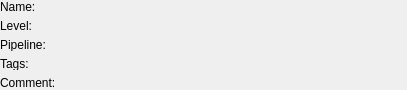
<?xml version="1.0" encoding="UTF-8"?>
<ui version="4.0">
 <class>asset_details</class>
 <widget class="QWidget" name="asset_details">
  <property name="geometry">
   <rect>
    <x>0</x>
    <y>0</y>
    <width>407</width>
    <height>90</height>
   </rect>
  </property>
  <property name="sizePolicy">
   <sizepolicy hsizetype="Preferred" vsizetype="Fixed">
    <horstretch>0</horstretch>
    <verstretch>0</verstretch>
   </sizepolicy>
  </property>
  <property name="minimumSize">
   <size>
    <width>0</width>
    <height>90</height>
   </size>
  </property>
  <property name="windowTitle">
   <string>Form</string>
  </property>
  <layout class="QFormLayout" name="formLayout">
   <property name="leftMargin">
    <number>0</number>
   </property>
   <property name="topMargin">
    <number>0</number>
   </property>
   <property name="rightMargin">
    <number>0</number>
   </property>
   <property name="bottomMargin">
    <number>0</number>
   </property>
   <item row="0" column="0">
    <widget class="QLabel" name="name_d_label">
     <property name="text">
      <string>Name:</string>
     </property>
    </widget>
   </item>
   <item row="0" column="1">
    <widget class="QLabel" name="name_label">
     <property name="text">
      <string/>
     </property>
    </widget>
   </item>
   <item row="1" column="0">
    <widget class="QLabel" name="level_d_label">
     <property name="text">
      <string>Level:</string>
     </property>
    </widget>
   </item>
   <item row="1" column="1">
    <widget class="QLabel" name="level_label">
     <property name="text">
      <string/>
     </property>
    </widget>
   </item>
   <item row="2" column="0">
    <widget class="QLabel" name="pipeline_d_label">
     <property name="text">
      <string>Pipeline:</string>
     </property>
    </widget>
   </item>
   <item row="2" column="1">
    <widget class="QLabel" name="pipeline_label">
     <property name="text">
      <string/>
     </property>
    </widget>
   </item>
   <item row="3" column="0">
    <widget class="QLabel" name="tags_d_label">
     <property name="text">
      <string>Tags:</string>
     </property>
    </widget>
   </item>
   <item row="4" column="0">
    <widget class="QLabel" name="comment_d_label">
     <property name="text">
      <string>Comment:</string>
     </property>
    </widget>
   </item>
   <item row="4" column="1">
    <widget class="QLabel" name="comment_label">
     <property name="text">
      <string/>
     </property>
    </widget>
   </item>
   <item row="3" column="1">
    <layout class="QHBoxLayout" name="tags_layout"/>
   </item>
  </layout>
 </widget>
 <resources/>
 <connections/>
</ui>
